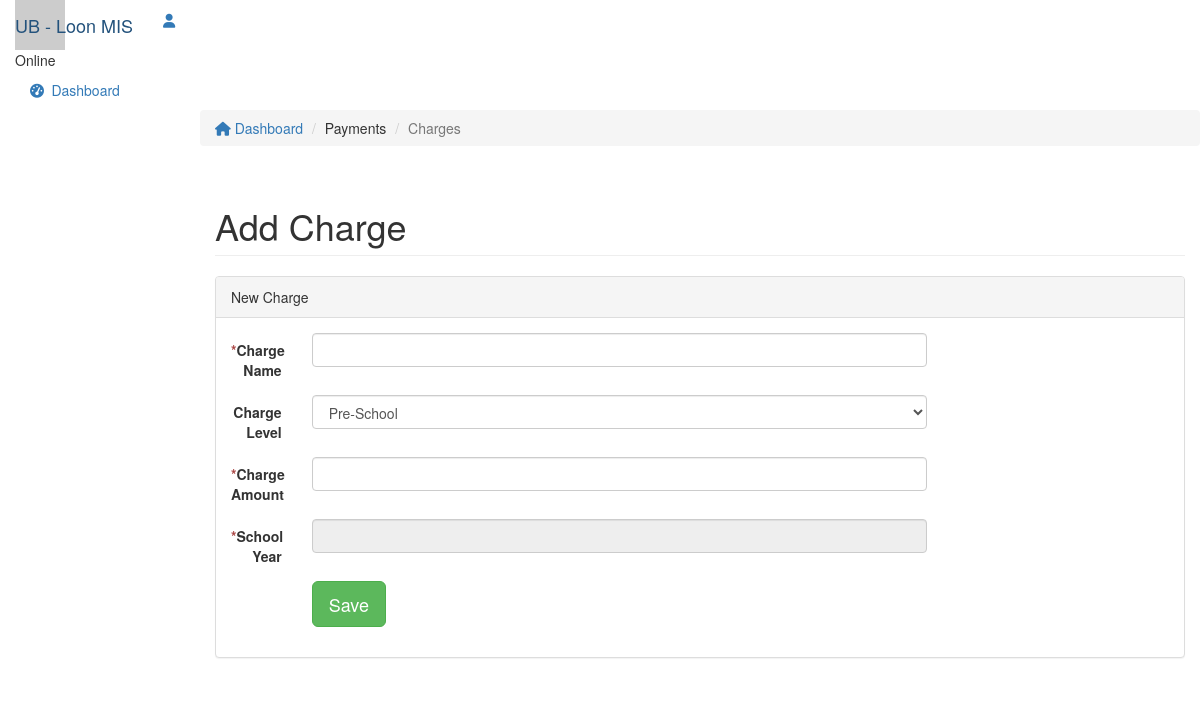
/index.php/charge/add, run on an earlier commit of the app's database.
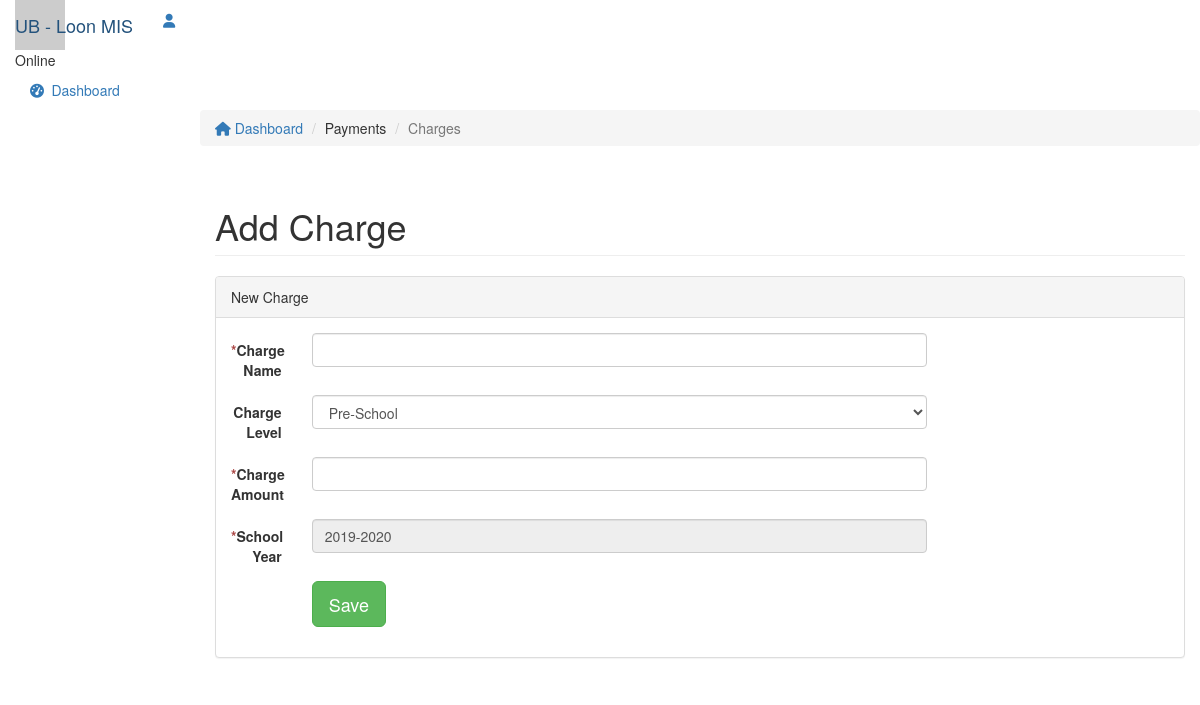
And on a later commit of the database.
### tables this page shows
CREATE TABLE `school_year` (
  `schoolyear_id` int(11) NOT NULL,
  `schoolyear_status` int(11) NOT NULL,
  `schoolyear_value` varchar(20) NOT NULL
);

### application/views/layouts/main.php (called while the page is built, shortened)
<?php
$this->load->view('parts/header');
$this->load->view($_view);
?>

### application/controllers/Charge.php (called while the page is built, shortened)
<?php
class Charge extends CI_Controller{
    function __construct()
    {
        $this->load->model('Charge_model');
        $this->load->model('Level_model');
        $this->load->library(['enrollment_library','ion_auth']);
    }
    function add()
    {
        $this->load->library('form_validation');
        $data['page_title'] = 'Add New Charge';
        $data['levels'] = $this->Level_model->get_all_levels();
		$this->form_validation->set_rules('charge_name','Charge Name','required|max_length[100]');
		$this->form_validation->set_rules('charge_level','Charge Level','integer|required');
		$this->form_validation->set_rules('charge_amount', 'Charge Amout', array('trim','required','min_length[1]','regex_match[/(^\d+|^\d+[.]\d+)+$/]'));
		$this->form_validation->set_rules('charge_sy','Charge Sy','required');
		if($this->form_validation->run())
        {
            $params = array(
				'charge_name' => $this->input->post('charge_name'),
				'charge_level' => $this->input->post('charge_level'),
				'charge_amount' => $this->input->post('charge_amount'),
				'charge_sy' => $this->enrollment_library->get_active_schoolyear_by_id(),
            );
            $charge_id = $this->Charge_model->add_charge($params);
            redirect('charge/index');
        }
        else
        {
            $data['_view'] = 'charge/add';
            $this->load->view('layouts/main',$data);
        }
    }
}

### index.php (called while the page is built, shortened)
<?php
require_once BASEPATH.'core/CodeIgniter.php';

### application/models/Enrollment_model.php (called while the page is built, shortened)
<?php
class Enrollment_model extends CI_Model {
	public function get_school_year($sy){
		return $this->db->where('schoolyear_id',$sy)->get('school_year')->row()->schoolyear_value;
	}
	public function get_active_schoolyear_by_id(){
		$status = 1;
		return $this->db->where('schoolyear_status',$status)->get('school_year')->row()->schoolyear_id;
	}
}

### application/libraries/Enrollment_library.php (called while the page is built, shortened)
<?php
class Enrollment_library
{
	protected $ci;
	public function __construct()
	{
        $this->ci =& get_instance();
	}
	public function get_school_year_by_id($sy_id){
		return $this->ci->Enrollment_model->get_school_year($sy_id);
	}
	public function get_active_schoolyear_by_id(){
		return $this->ci->Enrollment_model->get_active_schoolyear_by_id();
	}
}

### application/views/charge/add.php (the view, shortened to what the changed rows need)
<div class="col-sm-9 col-sm-offset-3 col-lg-10 col-lg-offset-2 main">
		<div class="row">
			<div class="col-lg-12">
				<h1 class="page-header"> Add Charge</h1>
			</div>
		</div>
		<div class="row">
			<div class="col-lg-12">
				<div class="panel panel-default">
					<div class="panel-body">
			<?php echo form_open('charge/add',array("class"=>"form-horizontal")); ?>
				<div class="form-group">
					<div class="col-md-8">
						<input type="text" value="<?php echo $this->enrollment_library->get_school_year_by_id($this->enrollment_library->get_active_schoolyear_by_id()); ?>" name="charge_sy" value="<?php echo $this->input->post('charge_sy'); ?>" class="form-control" id="charge_sy"  readonly/>
					</div>
				</div>
			<?php echo form_close(); ?>
						</div>
					</div>
				</div>
			</div>
	</div>

### application/views/parts/header.php (shortened to what the changed rows need)
<!DOCTYPE html>
<html>
<head>
	<link href="<?php echo base_url('lumino/css/bootstrap.min.css');?>" rel="stylesheet">
	<link href="<?php echo base_url('lumino/css/font-awesome.min.css');?>" rel="stylesheet">
	<link href="<?php echo base_url('lumino/css/datepicker3.css');?>" rel="stylesheet">
	<link href="<?php echo base_url('lumino/css/styles.css');?>" rel="stylesheet">
	<link href="<?php echo base_url('lumino/css/styles.css');?>" rel="stylesheet">
	<link href="<?php echo base_url('datatables/css/dataTables.bootstrap.min.css');?>" rel="stylesheet">
	<link href="<?php echo base_url('bsselect/bootstrap-select.min.css');?>" rel="stylesheet">
</head>
<body>
	<nav class="navbar navbar-custom navbar-fixed-top" role="navigation">
		<div class="container-fluid">
			<div class="navbar-header">
				<a class="navbar-brand" href="#"><span>UB - </span>Loon MIS</a>
				 	<ul class="nav navbar-top-links navbar-right">
					<li class="dropdown">
					</li>
				</ul>
			</div>
		</div>
	</nav>
	</body>
</html>

What changed in the data, as far as the page shows it:
added school_year: charge_sy "2019-2020"
